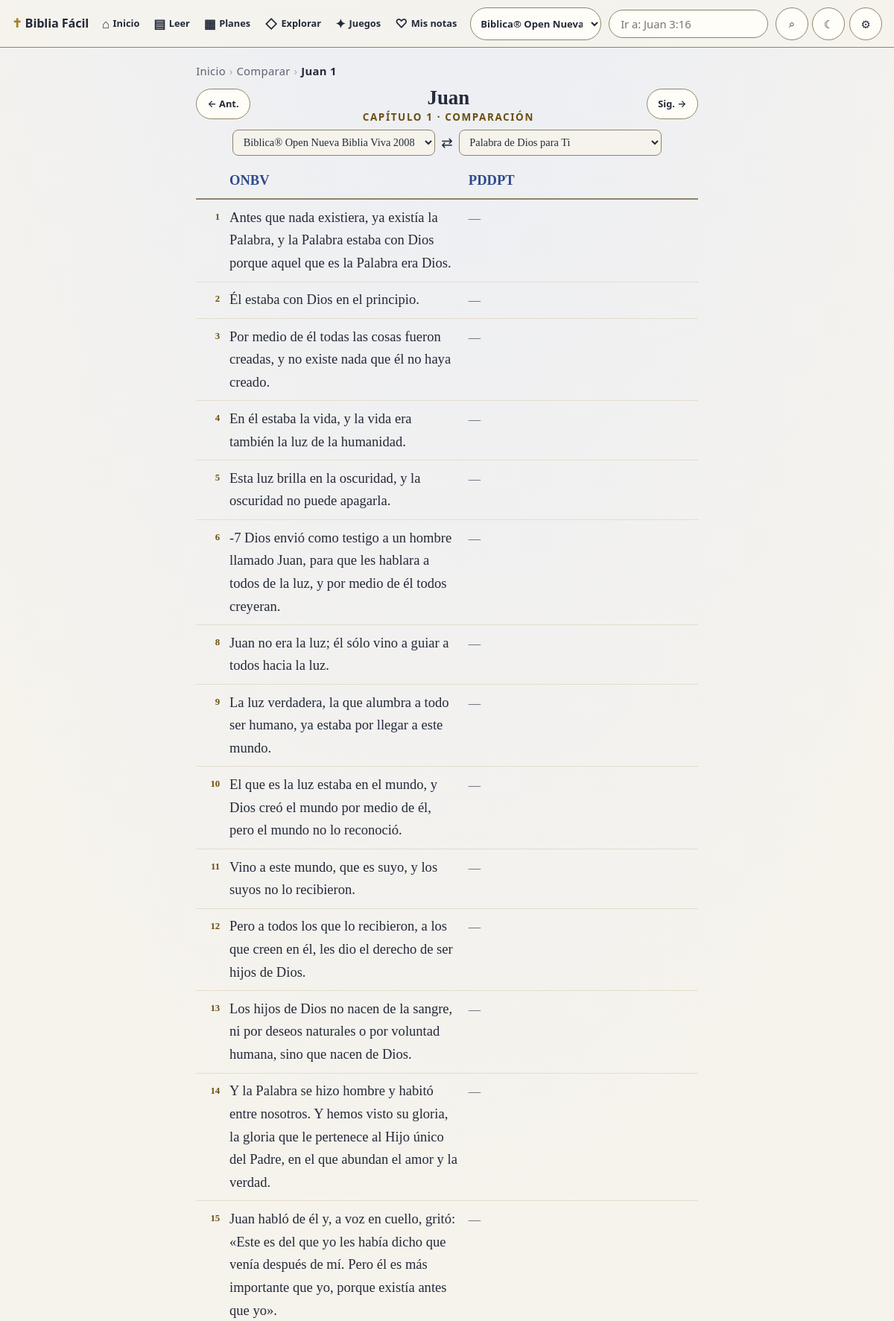
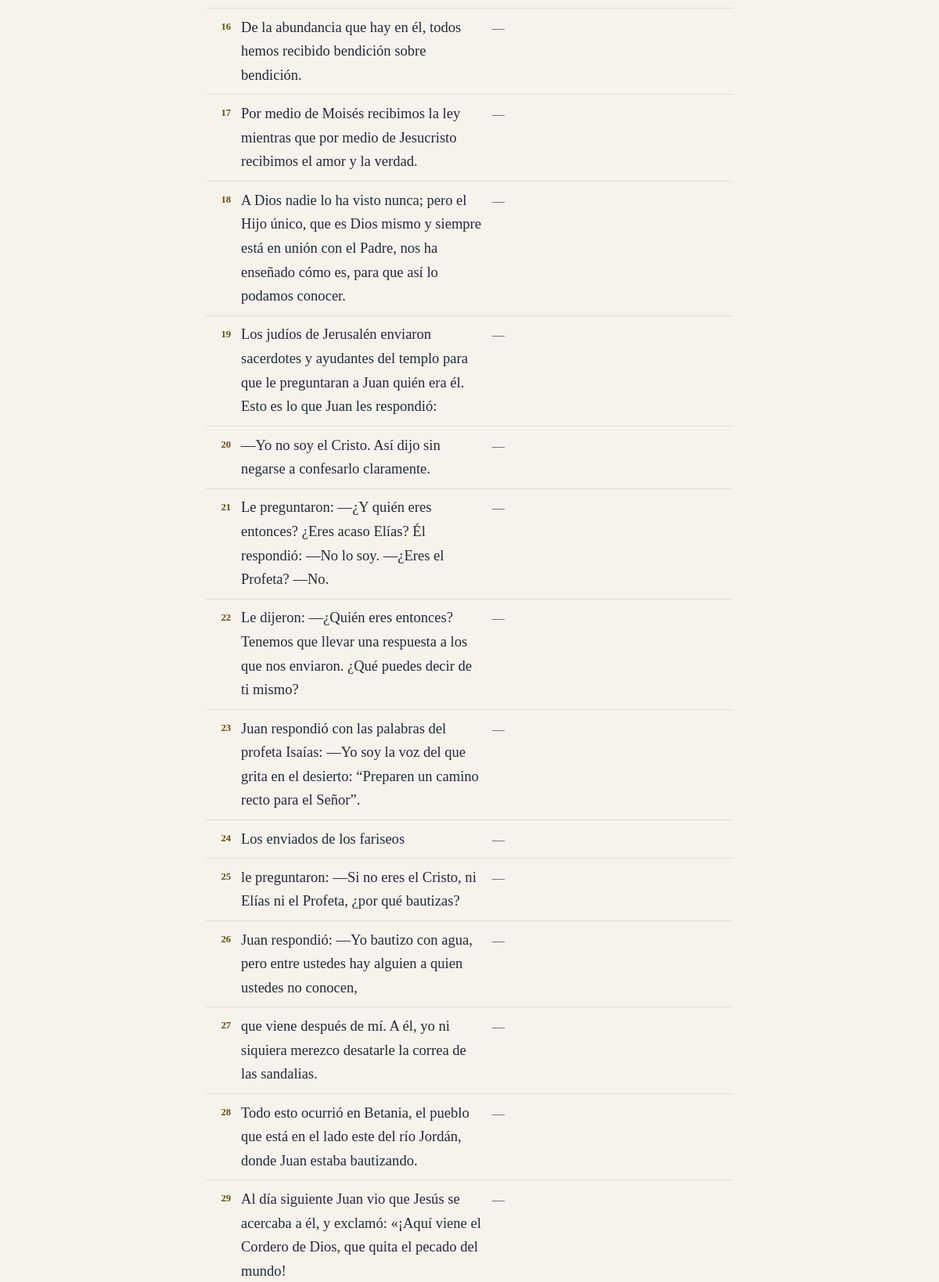
Page /comparar/juan/1/onbv/pddpt (upper part) on the committed database (2 pictures, top to bottom).
### tables this page shows
CREATE TABLE IF NOT EXISTS books (
    id INT NOT NULL AUTO_INCREMENT PRIMARY KEY,
    ord INT NOT NULL,
    osis VARCHAR(8) NOT NULL,
    name VARCHAR(60) NOT NULL,
    slug VARCHAR(60) NOT NULL,
    aliases VARCHAR(500) NOT NULL DEFAULT '',
    testament VARCHAR(2) NOT NULL,
    chapters INT NOT NULL,
    UNIQUE KEY uq_books_ord (ord),
    UNIQUE KEY uq_books_osis (osis),
    UNIQUE KEY uq_books_slug (slug)
);

CREATE TABLE IF NOT EXISTS versions (
    id INT NOT NULL AUTO_INCREMENT PRIMARY KEY,
    code VARCHAR(20) NOT NULL,
    name VARCHAR(160) NOT NULL,
    language CHAR(3) NOT NULL DEFAULT 'es',
    copyright VARCHAR(500) NULL,
    license VARCHAR(60) NOT NULL DEFAULT 'unknown',
    license_status VARCHAR(20) NOT NULL DEFAULT 'open',
    source_url VARCHAR(500) NULL,
    api_bible_id VARCHAR(40) NULL,
    active TINYINT(1) NOT NULL DEFAULT 1,
    created_at DATETIME NOT NULL DEFAULT CURRENT_TIMESTAMP,
    UNIQUE KEY uq_versions_code (code)
);

### src/Core/helpers.php (called while the page is built, shortened)
<?php
function config(string $key, mixed $default = null): mixed
{
    static $configs = [];
    [$file, $path] = explode('.', $key, 2) + [1 => null];
    if (!isset($configs[$file])) {
        $filePath = CONFIG_PATH . '/' . $file . '.php';
        $configs[$file] = is_file($filePath) ? require $filePath : [];
    }
    if ($path === null) {
        return $configs[$file];
    }
    $value = $configs[$file];
    foreach (explode('.', $path) as $segment) {
        $value = $value[$segment];
    }
    return $value;
}
function e(mixed $value): string
{
    return htmlspecialchars((string) $value, ENT_QUOTES | ENT_SUBSTITUTE, 'UTF-8');
}
function url(string $path = ''): string
{
    $path = '/' . ltrim($path, '/');
    $script = dirname($_SERVER['SCRIPT_NAME'] ?? '/');
    return ($script === '/' ? '' : $script) . $path;
}
function view(string $name, array $data = []): void
{
    $viewFile = BASE_PATH . '/app/Views/' . $name . '.php';
    extract($data, EXTR_SKIP);
    try {
        require $viewFile;
    } catch (Throwable $exception) {
        ob_end_clean();
        throw $exception;
    }
    try {
        require BASE_PATH . '/app/Views/layout.php';
    } catch (Throwable $exception) {
        ob_end_clean();
        throw $exception;
    }
}
function verseHtml(string $text, ?string $wjJson, bool $dropcap = false): string
{
    $ranges = $wjJson ? json_decode($wjJson, true) : null;
    $coversStart = is_array($ranges) && isset($ranges[0]) && (int) $ranges[0][0] === 0;
    if (!$dropcap || $coversStart) {
        return \Biblia\Bible\VerseText::render($text, $wjJson);
    }
    return '<span class="dropcap">' . e(mb_substr($text, 0, 1)) . '</span>'
        . \Biblia\Bible\VerseText::render(mb_substr($text, 1), $wjJson);
}

### public/index.php (called while the page is built, shortened)
<?php
require __DIR__ . '/../bootstrap.php';
$repo = new BibleRepository();
$versions = $repo->versions();
$path = trim((string) parse_url($_SERVER['REQUEST_URI'], PHP_URL_PATH), '/');
$seg = $path === '' ? [] : explode('/', $path);
if (($seg[0] ?? '') === 'comparar') {
    $cbook = isset($seg[1]) ? $repo->book((string) $seg[1]) : null;
    $cch = ctype_digit($seg[2] ?? '') ? (int) $seg[2] : 0;
    $def = (string) config('app.default_version', 'rvr1909');
    $va = isset($seg[3]) ? $repo->versionByCode((string) $seg[3]) : ($repo->versionByCode($def) ?: ($versions[0] ?? null));
    $vb = isset($seg[4]) ? $repo->versionByCode((string) $seg[4]) : null;
    $navA = $repo->chapterNav($va, $cbook, $cch);
    $cmpNav = ['prev' => null, 'next' => null];
    foreach (['prev', 'next'] as $dir) {
        if ($navA[$dir]) {
            $np = explode('/', ltrim($navA[$dir], '/'));
            $cmpNav[$dir] = "comparar/{$np[1]}/{$np[2]}/{$va['code']}/{$vb['code']}";
        }
    }
    view('comparar', [
        'title' => "Comparar {$cbook['name']} {$cch}: " . strtoupper($va['code']) . ' vs ' . strtoupper($vb['code']),
        'versions' => $versions,
        'version' => $va,
        'books' => $repo->books(),
        'book' => $cbook, 'chapter' => $cch,
        'va' => $va, 'vb' => $vb,
        'versesA' => array_column($repo->chapter((int) $va['id'], (int) $cbook['id'], $cch), null, 'verse'),
        'versesB' => array_column($repo->chapter((int) $vb['id'], (int) $cbook['id'], $cch), null, 'verse'),
        'nav' => $cmpNav,
    ]);
    exit;
}

### src/Bible/BibleRepository.php (called while the page is built, shortened)
<?php
final class BibleRepository
{
    private PDO $pdo;
    public function __construct(?PDO $pdo = null)
    {
        $this->pdo = $pdo ?? Database::getPdo();
    }
    public function versions(): array
    {
        return $this->pdo->query(
            "SELECT * FROM versions
             WHERE active = 1 AND license_status IN ('open','approved')
             ORDER BY language = 'es' DESC, code"
        )->fetchAll();
    }
    public function versionByCode(string $code): ?array
    {
        $stmt = $this->pdo->prepare(
            "SELECT * FROM versions
             WHERE code = :code AND active = 1 AND license_status IN ('open','approved')"
        );
        $stmt->execute(['code' => $code]);
        $row = $stmt->fetch();
        return $row ?: null;
    }
    public function books(): array
    {
        return $this->pdo->query('SELECT * FROM books ORDER BY ord')->fetchAll();
    }
    private static ?bool $hasWj = null;
    private function hasWj(): bool
    {
        if (self::$hasWj === null) {
            $driver = $this->pdo->getAttribute(PDO::ATTR_DRIVER_NAME);
            self::$hasWj = $driver === 'sqlite'
                ? (bool) $this->pdo->query("SELECT 1 FROM pragma_table_info('verses') WHERE name = 'wj'")->fetch()
                : (bool) $this->pdo->query("SHOW COLUMNS FROM verses LIKE 'wj'")->fetch();
        }
        return self::$hasWj;
    }
    public function chapter(int $versionId, int $bookId, int $chapter): array
    {
        $stmt = $this->pdo->prepare(
            'SELECT verse, text' . ($this->hasWj() ? ', wj' : '') . ' FROM verses
             WHERE version_id = :v AND book_id = :b AND chapter = :c
             ORDER BY verse'
        );
        $stmt->execute(['v' => $versionId, 'b' => $bookId, 'c' => $chapter]);
        return $stmt->fetchAll();
    }
}

### bootstrap.php (called while the page is built, shortened)
<?php
spl_autoload_register(function (string $class): void {
    $prefix = 'Biblia\\';
    $relative = substr($class, strlen($prefix));
    $path = SRC_PATH . '/' . str_replace('\\', '/', $relative) . '.php';
});
require SRC_PATH . '/Core/helpers.php';

### config/database.php (called while the page is built)
<?php
return [
    'driver' => $_ENV['DB_DRIVER'] ?? 'mysql',
    'host' => $_ENV['DB_HOST'] ?? '127.0.0.1',
    'port' => $_ENV['DB_PORT'] ?? '3306',
    'name' => $_ENV['DB_NAME'] ?? 'bibliafacil',
    'user' => $_ENV['DB_USER'] ?? 'bibliafacil',
    'pass' => $_ENV['DB_PASS'] ?? '',
    'charset' => $_ENV['DB_CHARSET'] ?? 'utf8mb4',
    'sqlite_path' => (function () {
        $p = $_ENV['DB_SQLITE_PATH'] ?? STORAGE_PATH . '/biblia.sqlite';
        return ($p !== ':memory:' && $p[0] !== '/') ? BASE_PATH . '/' . $p : $p;
    })(),
];

### config/app.php (called while the page is built)
<?php
return [
    'name' => $_ENV['APP_NAME'] ?? 'BibliaFacil',
    'env' => $_ENV['APP_ENV'] ?? 'production',
    'url' => rtrim($_ENV['APP_URL'] ?? 'http://127.0.0.1:8462', '/'),
    'display_errors' => ($_ENV['APP_ENV'] ?? 'production') === 'local',
    'error_reporting' => E_ALL,
    'timezone' => 'America/Mexico_City',
    'default_version' => $_ENV['DEFAULT_VERSION'] ?? 'rvr1909',
];

### src/Core/Database.php (called while the page is built, shortened)
<?php
final class Database
{
    private static ?PDO $pdo = null;
    public static function getPdo(): PDO
    {
        if (self::$pdo instanceof PDO) {
            return self::$pdo;
        }
        $cfg = config('database');
        if (($cfg['driver'] ?? 'mysql') === 'sqlite') {
            $path = $cfg['sqlite_path'];
            if ($path !== ':memory:') {
                $dir = dirname($path);
                if (!is_dir($dir)) {
                    mkdir($dir, 0755, true);
                }
            }
            self::$pdo = new PDO('sqlite:' . $path, null, null, self::options());
        } else {
            $dsn = sprintf(
                'mysql:host=%s;port=%s;dbname=%s;charset=%s',
                $cfg['host'],
                $cfg['port'],
                $cfg['name'],
                $cfg['charset']
            );
            self::$pdo = new PDO($dsn, $cfg['user'], $cfg['pass'], self::options());
        }
        return self::$pdo;
    }
    private static function options(): array
    {
        return [
            PDO::ATTR_ERRMODE => PDO::ERRMODE_EXCEPTION,
            PDO::ATTR_DEFAULT_FETCH_MODE => PDO::FETCH_ASSOC,
            PDO::ATTR_TIMEOUT => 5,
            PDO::ATTR_EMULATE_PREPARES => false,
        ];
    }
}

### src/Bible/VerseText.php (called while the page is built, shortened)
<?php
final class VerseText
{
    public static function render(string $text, ?string $wjJson): string
    {
        $ranges = $wjJson ? json_decode($wjJson, true) : null;
        if (!is_array($ranges) || $ranges === []) {
            return e($text);
        }
        $html = '';
        $pos = 0;
        foreach ($ranges as $r) {
            [$s, $l] = [(int) ($r[0] ?? 0), (int) ($r[1] ?? 0)];
            $html .= e(mb_substr($text, $pos, $s - $pos));
            $html .= '<em class="wj">' . e(mb_substr($text, $s, $l)) . '</em>';
            $pos = $s + $l;
        }
        return $html . e(mb_substr($text, $pos));
    }
}

### app/Views/comparar.php (the view, shortened to what this page needs)
<?php if (!$book): ?>
<div class="page-hero">
    <h1>⇄ Comparar versiones</h1>
    <p>Elige un pasaje y dos versiones para leerlas lado a lado.</p>
</div>
<form class="cmp-pick card" method="get" action="<?= e(url('comparar')) ?>">
    <label for="cmp-book">Libro</label>
    <select id="cmp-book" name="book">
        <?php foreach ($books as $b): ?>
        <option value="<?= e($b['slug']) ?>"><?= e($b['name']) ?></option>
        <?php endforeach; ?>
    </select>
    <label for="cmp-cap">Capítulo</label>
    <input id="cmp-cap" type="number" name="cap" value="1" min="1" max="150" inputmode="numeric">
    <label for="cmp-a">Versión A</label>
    <select id="cmp-a" name="a">
        <?php foreach ($versions as $v): ?>
        <option value="<?= e($v['code']) ?>"<?= $v['code'] === config('app.default_version', 'rvr1909') ? ' selected' : '' ?>><?= e($v['name']) ?></option>
        <?php endforeach; ?>
    </select>
    <label for="cmp-b">Versión B</label>
    <select id="cmp-b" name="b">
        <?php foreach ($versions as $v): ?>
        <option value="<?= e($v['code']) ?>"<?= $v['code'] === 'onbv' ? ' selected' : '' ?>><?= e($v['name']) ?></option>
        <?php endforeach; ?>
    </select>
    <button type="submit">Comparar</button>
</form>
<?php else: ?>
<div class="reader-head">
    <?php if ($nav['prev']): ?>
    <a class="nav-btn" href="<?= e(url($nav['prev'])) ?>" rel="prev">← Ant.</a>
    <?php else: ?><span class="nav-btn disabled"></span><?php endif; ?>
    <h1><?= e($book['name']) ?><span class="chapnum">Capítulo <?= (int) $chapter ?> · comparación</span></h1>
    <?php if ($nav['next']): ?>
    <a class="nav-btn" href="<?= e(url($nav['next'])) ?>" rel="next">Sig. →</a>
    <?php else: ?><span class="nav-btn disabled"></span><?php endif; ?>
</div>
<form class="cmp-switch" method="get" action="<?= e(url('comparar')) ?>" aria-label="Cambiar versiones a comparar">
    <select name="a" aria-label="Versión A" onchange="this.form.submit()">
        <?php foreach ($versions as $v): ?>
        <option value="<?= e($v['code']) ?>"<?= $v['id'] === $va['id'] ? ' selected' : '' ?>><?= e($v['name']) ?></option>
        <?php endforeach; ?>
    </select>
    <span aria-hidden="true">⇄</span>
    <select name="b" aria-label="Versión B" onchange="this.form.submit()">
        <?php foreach ($versions as $v): ?>
        <option value="<?= e($v['code']) ?>"<?= $v['id'] === $vb['id'] ? ' selected' : '' ?>><?= e($v['name']) ?></option>
        <?php endforeach; ?>
    </select>
</form>
<div class="cmp-grid" role="table" aria-label="Comparación de <?= e($book['name']) ?> <?= (int) $chapter ?>">
    <div class="cmp-head" role="row">
        <span role="columnheader" aria-label="Versículo"></span>
        <div role="columnheader"><a href="<?= e(url("{$va['code']}/{$book['slug']}/{$chapter}")) ?>"><?= e(strtoupper($va['code'])) ?></a></div>
        <div role="columnheader"><a href="<?= e(url("{$vb['code']}/{$book['slug']}/{$chapter}")) ?>"><?= e(strtoupper($vb['code'])) ?></a></div>
    </div>
    <?php
    $nums = array_unique(array_merge(array_keys($versesA), array_keys($versesB)));
    sort($nums);
    foreach ($nums as $n):
        $rA = $versesA[$n] ?? null;
        $rB = $versesB[$n] ?? null;
    ?>
    <div class="cmp-row" id="v<?= (int) $n ?>" role="row">
        <span class="cmp-n" role="rowheader"><?= (int) $n ?></span>
        <div class="cmp-cell" role="cell" data-v="<?= e(strtoupper($va['code'])) ?>"><?= $rA ? verseHtml($rA['text'], $rA['wj'] ?? null) : '<span class="muted">—</span>' ?></div>
        <div class="cmp-cell" role="cell" data-v="<?= e(strtoupper($vb['code'])) ?>"><?= $rB ? verseHtml($rB['text'], $rB['wj'] ?? null) : '<span class="muted">—</span>' ?></div>
    </div>
    <?php endforeach; ?>
</div>
<?php endif; ?>

### public/assets/app.css (style rules this page uses)
:root { --bg: #f6f3ec; --surface: #fffdf8; --ink: #252a3a; --muted: #5c6372; --brand: #2e4a8a; --brand-strong: #24407e; --brand-ink: #ffffff; --gold: #a37f22; --gold-ink: #6b4f0e; --gold-soft: #f4ead2; --brand-soft: #e9edf7; --secondary: #27645f; --danger: #b3271e; --border: #e4ddcd; --border-strong: #8f8468; --shadow: 0 1px 2px rgba(30,35,55,.05), 0 6px 18px rgba(30,35,55,.06); --shadow-hover: 0 2px 6px rgba(30,35,55,.08), 0 10px 24px rgba(30,35,55,.10); --radius: 14px; --radius-sm: 10px; --font-size: 1.16rem; --measure: 44rem; --serif: 'Iowan Old Style', 'Palatino Linotype', Palatino, 'Book Antiqua', Georgia, serif; --sans: ui-sans-serif, system-ui, -apple-system, 'Segoe UI', Roboto, sans-serif; }
[data-font="2"] { --font-size: 1.16rem; }
* { box-sizing: border-box; }
html { color-scheme: light; -webkit-text-size-adjust: 100%; }
body { margin: 0; background: var(--bg); background-image: radial-gradient(ellipse 120% 60% at 50% -10%, var(--brand-soft), transparent 60%); background-attachment: fixed; color: var(--ink); font-family: var(--serif); font-size: var(--font-size); line-height: 1.8; transition: background-color .25s ease, color .25s ease; }
a { color: var(--brand); text-decoration: none; }
h1 { font-size: 1.6em; line-height: 1.25; margin: .25em 0 .45em; font-weight: 700; }
.muted { color: var(--muted); font-size: .88em; }
.reader-head { display: flex; align-items: center; justify-content: space-between; gap: .5rem; margin-bottom: .6rem; }
.reader-head h1 { text-align: center; margin: 0; font-size: 1.45em; line-height: 1.2; }
.reader-head .chapnum { display: block; font-family: var(--sans); font-size: .5em; color: var(--gold-ink); font-weight: 700; letter-spacing: .12em; text-transform: uppercase; margin-top: .1em; }
.nav-btn { font-family: var(--sans); font-size: .8rem; font-weight: 600; padding: .5rem .9rem; border: 1.5px solid var(--border-strong); border-radius: 999px; background: var(--surface); color: var(--ink); white-space: nowrap; transition: all .15s; }
:root { --hl1:#ffe59d; --hl2:#bfe8c4; --hl3:#bdd8ff; --hl4:#ffd0dd; --hl5:#ffd9b3; }
.cmp-switch { display: flex; flex-wrap: wrap; gap: .5rem; align-items: center; justify-content: center; margin: .4rem 0 1rem; }
.cmp-switch select { padding: .45rem .6rem; border: 1px solid var(--border-strong); border-radius: .5rem; background: var(--bg); color: var(--ink); font: inherit; font-size: .9rem; max-width: 46vw; }
.cmp-head, .cmp-row { display: grid; grid-template-columns: 2rem 1fr 1fr; gap: .8rem; }
.cmp-head { padding-bottom: .5rem; border-bottom: 2px solid var(--border-strong); font-weight: 700; }
.cmp-head a { color: var(--brand); text-decoration: none; }
.cmp-row { padding: .55rem 0; border-bottom: 1px solid var(--border); }
.cmp-n { color: var(--gold-ink); font-weight: 700; text-align: right; font-size: .8rem; padding-top: .25em; }
.cmp-cell { line-height: 1.65; }

### rows in the picture
books: name "Juan"
versions: code "ONBV"
versions: code "PDDPT"

### other values in the picture
$c['label'] "Inicio"
$c['label'] "Comparar"
$c['label'] "Juan 1"
$chapter "1"
$n "1"
verseHtml($rA['text'], $rA['wj'] ?? null) "Antes que nada existiera, ya existía la Palabra, y la Palabra estaba con Dios porque aquel que es la Palabra era Dios."
$n "2"
verseHtml($rA['text'], $rA['wj'] ?? null) "Él estaba con Dios en el principio."
$n "3"
verseHtml($rA['text'], $rA['wj'] ?? null) "Por medio de él todas las cosas fueron creadas, y no existe nada que él no haya creado."
$n "4"
verseHtml($rA['text'], $rA['wj'] ?? null) "En él estaba la vida, y la vida era también la luz de la humanidad."
$n "5"
verseHtml($rA['text'], $rA['wj'] ?? null) "Esta luz brilla en la oscuridad, y la oscuridad no puede apagarla."
$n "6"
